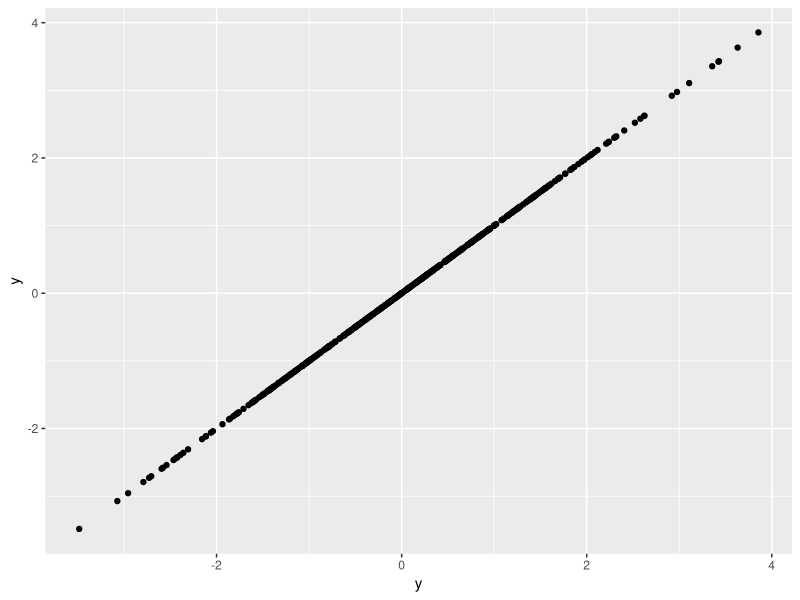
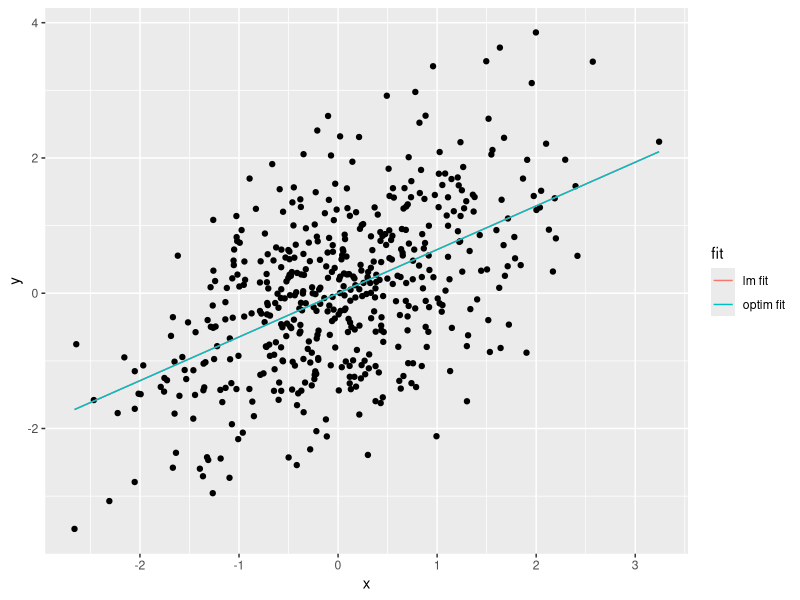

The R source for these figures, in order:
## ---- chunk 1
library(ggplot2)
library(kableExtra)
library(dplyr)
## ---- chunk 2
# Set a random seed for reproducibility
set.seed(123)

# Create random data
x <- rnorm(500)
y <- rnorm(500) + 0.7 * x

# Combine x and y into a data frame
data <- data.frame(x, y)
## ---- chunk 3
ggplot(data = data) + 
  geom_point(aes(y, y))
## ---- chunk 4
# Manually create a function for residual sum of squares
# Args 
#   data: data.frame containing a x and y column 
#   par: numeric vector of two parameters 
# Rerun: numeric vector length 1 the MSE between predicted y and the observed y   
objective_function <- function(data, par) {
  
  predicted_y <- par[1] + par[2] * data$x
  SE <- (predicted_y - data$y)^2
  MSE <- mean(SE)
  return(MSE)
  
}
## ---- chunk 5
# Applying optim
optim_output <- optim(par = c(0, 1),
                      fn = objective_function,
                      data = data)

## ---- chunk 6
optim_output
## ---- chunk 7
alt_output <- optim(par = c(10, 10), fn = objective_function, data = data)
alt_output
## ---- chunk 8
alt_output_2 <- optim(par = c(0, -10), fn = objective_function, data = data)
alt_output_2
## ---- chunk 9
fit <- lm(data = data, formula = y ~ x)
## ---- chunk 10
fit
## ---- chunk 11
class(optim_output)
## ---- chunk 12
class(fit)
## ---- chunk 13

# Removing the names from the coefficient lists for fit
coeffs <- fit$coefficients
names(coeffs) <- NULL

# Making the dataframe to be converted into a table
method_names <- c("optim, par = (0, 1)",
                  "optim, par = (10, 10)",
                  "optim, par = (0, -10)",
                  "lm")
par1 <- c(unlist(optim_output, use.names = FALSE)[1], 
          unlist(alt_output, use.names = FALSE)[1],
          unlist(alt_output_2, use.names = FALSE)[1],
          coeffs[1])
par2 <- c(unlist(optim_output, use.names = FALSE)[2], 
          unlist(alt_output, use.names = FALSE)[2],
          unlist(alt_output_2, use.names = FALSE)[2],
          coeffs[2])

all_pars <- data.frame(method_names, par1, par2)

# Producing the table with kable
all_pars %>%
  kbl() %>%
  kable_styling()

## ---- chunk 14
predicted_data <- all_pars
predicted_data$x_neg100 <- all_pars$par1 + all_pars$par2 * (-100)
predicted_data$x_neg50 <- all_pars$par1 + all_pars$par2 * (-50)
predicted_data$x_0 <- all_pars$par1
predicted_data$x_50 <- all_pars$par1 + all_pars$par2 * (50)
predicted_data$x_100 <- all_pars$par1 + all_pars$par2 * (100)

# Producing the table with kable
predicted_data %>%
  kbl() %>%
  kable_styling()

## ---- chunk 15

# Calculating MSE
all_pars$MSE <- objective_function(data, c(all_pars$par1, all_pars$par2))

# Producing the table with kable
all_pars %>%
  kbl() %>%
  kable_styling()

## ---- chunk 16
# To plot this data, we'll need to make a new data frame

# First, let's get all y_pred values for our first optim fit and our lm fit
optim_fit <- data.frame(data$x, 
                        all_pars[1,]$par1 + all_pars[1,]$par2 * data$x,
                        "optim fit")
colnames(optim_fit) <- c("x", "y_pred", "fit")

lm_fit <- data.frame(data$x, 
                     all_pars[4,]$par1 + all_pars[4,]$par2 * data$x,
                     "lm fit")
colnames(lm_fit) <- c("x", "y_pred", "fit")

# Now let's combine these dataframes and plot our observed and predicted data
fits <- rbind(optim_fit, lm_fit)
ggplot() +
  geom_point(data = data, aes(x = x, y = y)) +
  geom_line(data = fits, aes(x = x, y = y_pred, color = fit))
